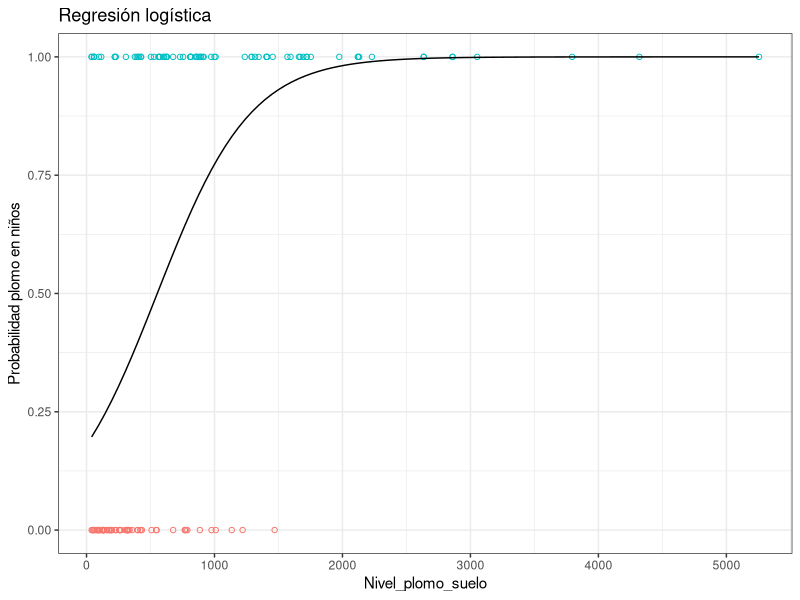
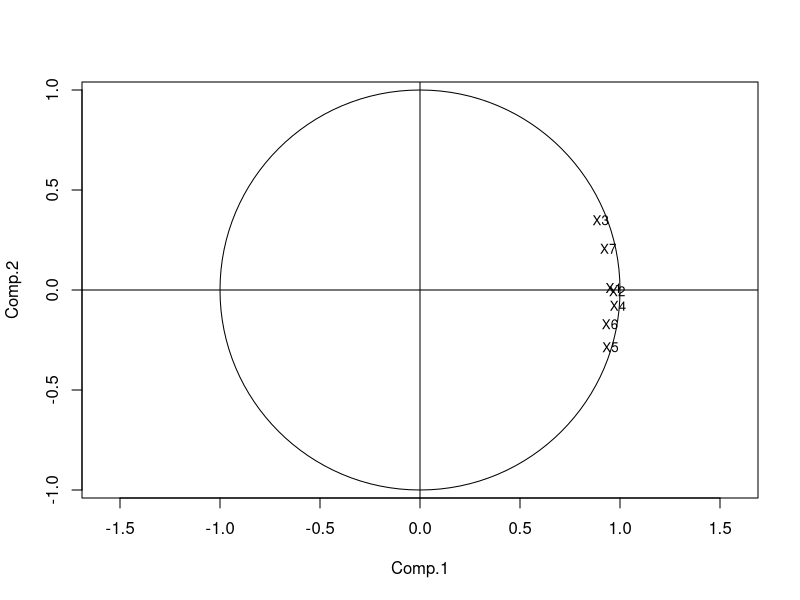
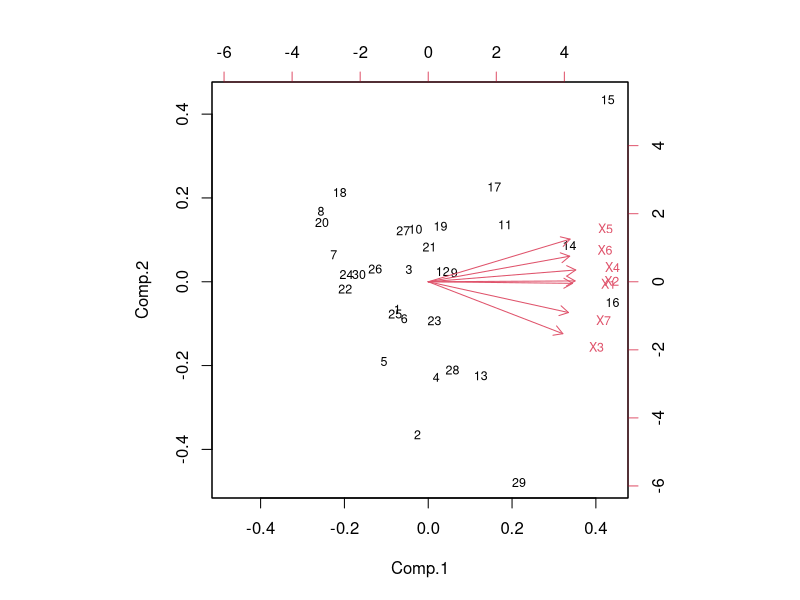
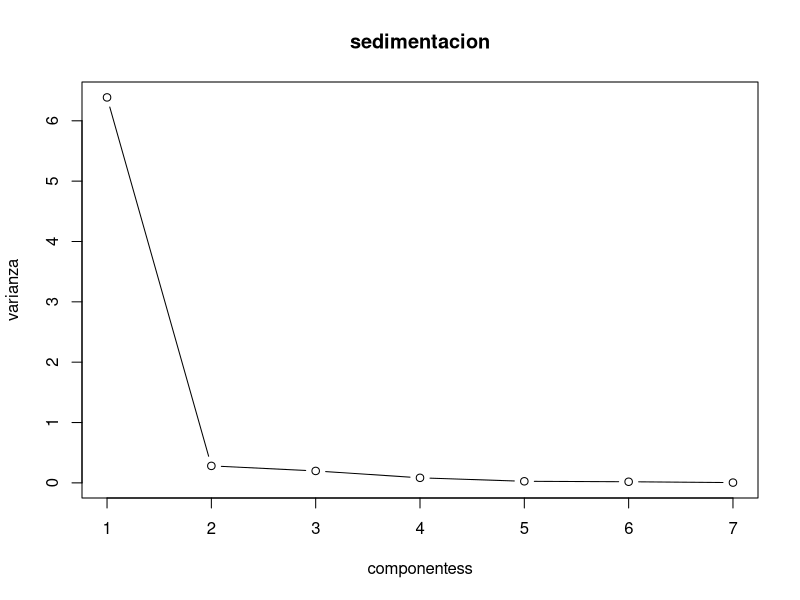
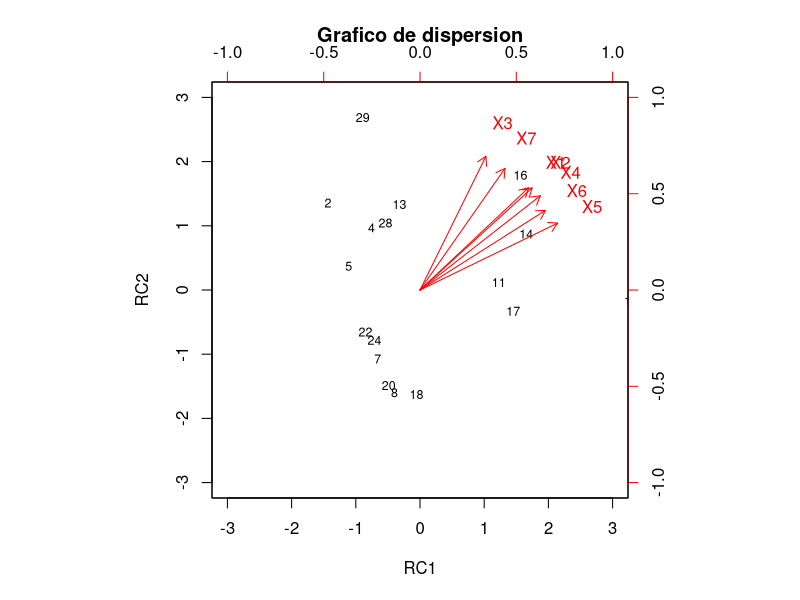
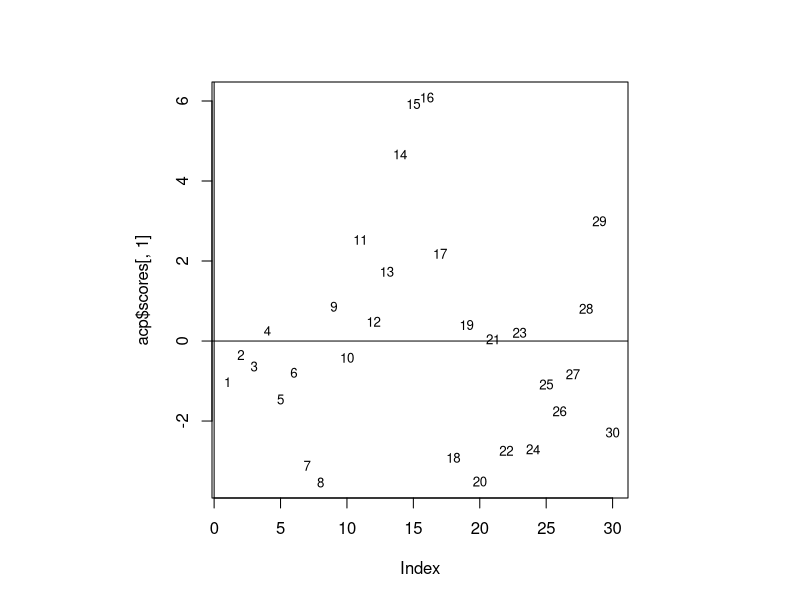
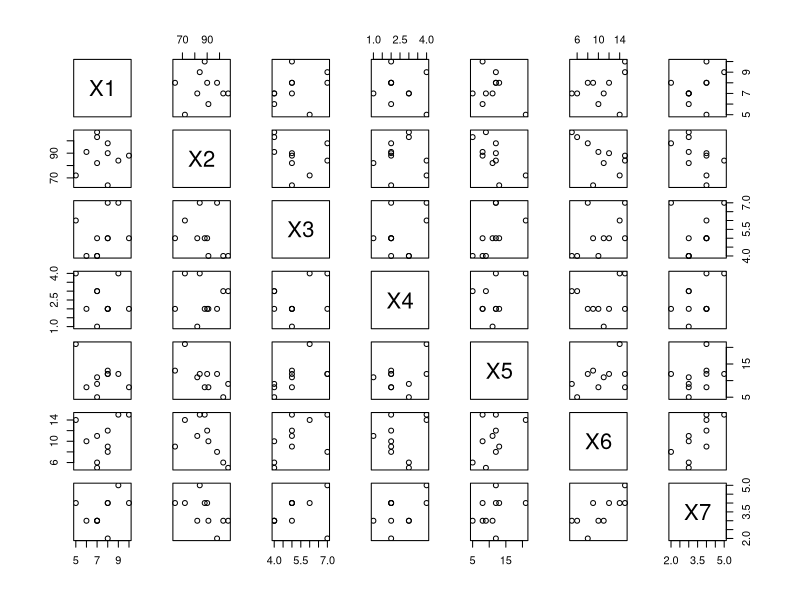
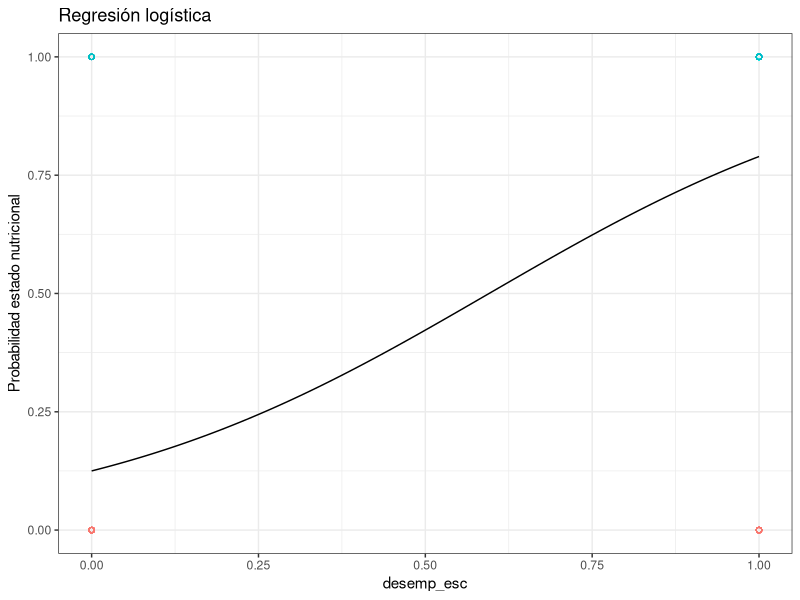

These figures' R source, in order:
## ---- chunk 1
library(readxl)
datos = data.frame(read_excel("dataset_ejer1.xlsx"))
dim(datos)
head(datos)
## ---- chunk 2
# Crear la regresión logística
modelo_logistico = glm(
  Categoria_del_Individuo ~ Nivel_plomo_suelo,
  data = datos,
  family = binomial(link = "logit")
)
#modelo general
summary(modelo_logistico)

# Obtener la razón de grados de probabilidad
coeficientes = coef(modelo_logistico)
razon_encontrada = exp(coeficientes["Nivel_plomo_suelo"])
razon_encontrada
# Compara la razón de grados de probabilidad contra la que obtuvieron los autores (14.25)
razon_autores = 14.25
# Realizar la prueba de significancia
summary(modelo_logistico)$coefficients["Nivel_plomo_suelo", "Pr(>|z|)"]

## ---- chunk 3
library(ggplot2)
ggplot(data = datos, aes(x = Nivel_plomo_suelo, y = Categoria_del_Individuo)) +
  geom_point(aes(color = as.factor(Categoria_del_Individuo)), shape = 1) +
  stat_function(fun = function(x){predict(modelo_logistico,
                                          newdata = data.frame(Nivel_plomo_suelo = x),
                                          type = "response")}) +
  theme_bw() +
  labs(title = "Regresión logística",
       y = "Probabilidad plomo en niños") +
  theme(legend.position = "none")

## ---- chunk 4
r = cor(datos)
nab = 1-det(r)
nab
## ---- chunk 5
#codigo modelo 2 aqui
## ---- chunk 6
library(readxl)
olmos <- data.frame(read_excel("dataset_ejer_2.xlsx"))
dim(olmos)
head(olmos)
## ---- chunk 7
r = det(cor(olmos))
nab = 1-r
nab
## ---- chunk 8
# Análisis de componentes principales
acp = princomp(olmos, cor = TRUE)
summary(acp)
#grafico de cargas de las variables
vector_propios = acp$loadings
#cambio de signo
acp$loadings[,2] = -acp$loadings[,2]
acp$scores[,2] = -acp$scores[,2]
#correlacion entre las componentes y las variables
desviacion_stand = acp$sdev
correlacion = sweep(vector_propios[1:7,1:7],2, desviacion_stand, "*" )
round(correlacion,3)

## ---- chunk 9
#grafico de cargas de las variables
library(MASS)
eqscplot(correlacion[,1:2], xlim=c(-1,1), ylim=c(-1,1), type = "n")
abline(h=0,v=0)
text(correlacion[,1:2],labels=colnames(olmos),cex=0.8)
symbols(0,0,circles=1, inches=FALSE, add=TRUE)
biplot(acp, cex=0.75)
## ---- chunk 10
#Variable con mayor similitud
cor(olmos)
## ---- chunk 11
summary(acp)
## ---- chunk 12
#calculo de los valores propios
val_propios = acp$sdev^2
plot(1:7, val_propios, type= "b", xlab="componentess", ylab="varianza", 
main = "sedimentacion")
## ---- chunk 13
library(psych)
acp_varimax = principal(olmos, nfactors = 2, rotate = "varimax",scores = TRUE)
round(cor(olmos, acp_varimax$scores[,1:2]),3)#tabla de comunidades
biplot(acp_varimax, labels = rownames(olmos), cex= 0.75,  main = "Grafico de dispersion")
## ---- chunk 14
plot(acp$scores[,1], type= "n",)
abline(h=0, v= 0)
text(acp$scores[,1], 
labels= rownames(olmos), cex=0.8)
## ---- chunk 15
#para la variable X1
datos_regresion = data.frame(acp$scores[,1], olmos$X1)
names(datos_regresion) = c('cargasX1', 'datosX1')
model_X1 = lm(datos_regresion$datosX1~datos_regresion$cargasX1)  
summary(model_X1)
#para la varible X2
datos_regresion2 = data.frame(acp$scores[,1], olmos$X2)
names(datos_regresion2) = c('cargasX1', 'datosX2')
model_X2 = lm(datos_regresion2$datosX2~datos_regresion2$cargasX1)  
summary(model_X2)
#para la varible X3
datos_regresion3 = data.frame(acp$scores[,1], olmos$X3)
names(datos_regresion3) = c('cargasX1', 'datosX3')
model_X3 = lm(datos_regresion3$datosX3~datos_regresion3$cargasX1)  
summary(model_X3)
## ---- chunk 16
library(readxl)
datos = data.frame(read_excel("dataset_ejer_3.xlsx"))
datos
## ---- chunk 17
# Calcular la covarianza
covarianza = cov(datos)
covarianza
## ---- chunk 18
# Calcular la matriz de correlación
correlacion = cor(datos)
correlacion

#Dispersograma
plot(datos)
## ---- chunk 19
# Media 
datos_media = colMeans(datos)

# Calcular las distancias euclidianas
dist_euclidianas_indiv = dist(datos, method = "euclidean")
dist_euclidianas_indiv

# Calcular las distancias mahalanobis
dist_mahalanobis = sqrt(mahalanobis(datos,datos_media,covarianza))
dist_mahalanobis
## ---- chunk 20
# Calcular las distancias euclidianas
dist_euclidianas_media = dist(rbind(datos_media,datos))
dist_euclidianas_media

# Calcular las distancias mahalanobis
dist_mahalanobis_media = apply(datos, 1, function(xi) {
  sqrt(mahalanobis(xi, datos_media, covarianza))
})
dist_mahalanobis_media
## ---- chunk 21
# Desempeño_escolar : deficiente -> 0   satisfactorio -> 1
# Estado nutricional : deficiente -> 0   bueno -> 1

desemp_esc = c(rep(0,105), rep(1,80),rep(0,15), rep(1,300))
estado_nutric = c(rep(0,105), rep(0,80),rep(1,15), rep(1,300))
datos = data.frame(desemp_esc, estado_nutric)
table(datos)
## ---- chunk 22

modelo = glm(estado_nutric~desemp_esc,
  data = datos,
  family = binomial(link = "logit")
)
summary(modelo)
## ---- chunk 23
library(ggplot2)
ggplot(data = datos, aes(x = desemp_esc, y = estado_nutric)) +
  geom_point(aes(color = as.factor(estado_nutric)), shape = 1) +
  stat_function(fun = function(x){predict(modelo,
                                          newdata = data.frame(desemp_esc = x),
                                          type = "response")}) +
  theme_bw() +
  labs(title = "Regresión logística",
       y = "Probabilidad estado nutricional") +
  theme(legend.position = "none")
## ---- chunk 24
cat('hola')
